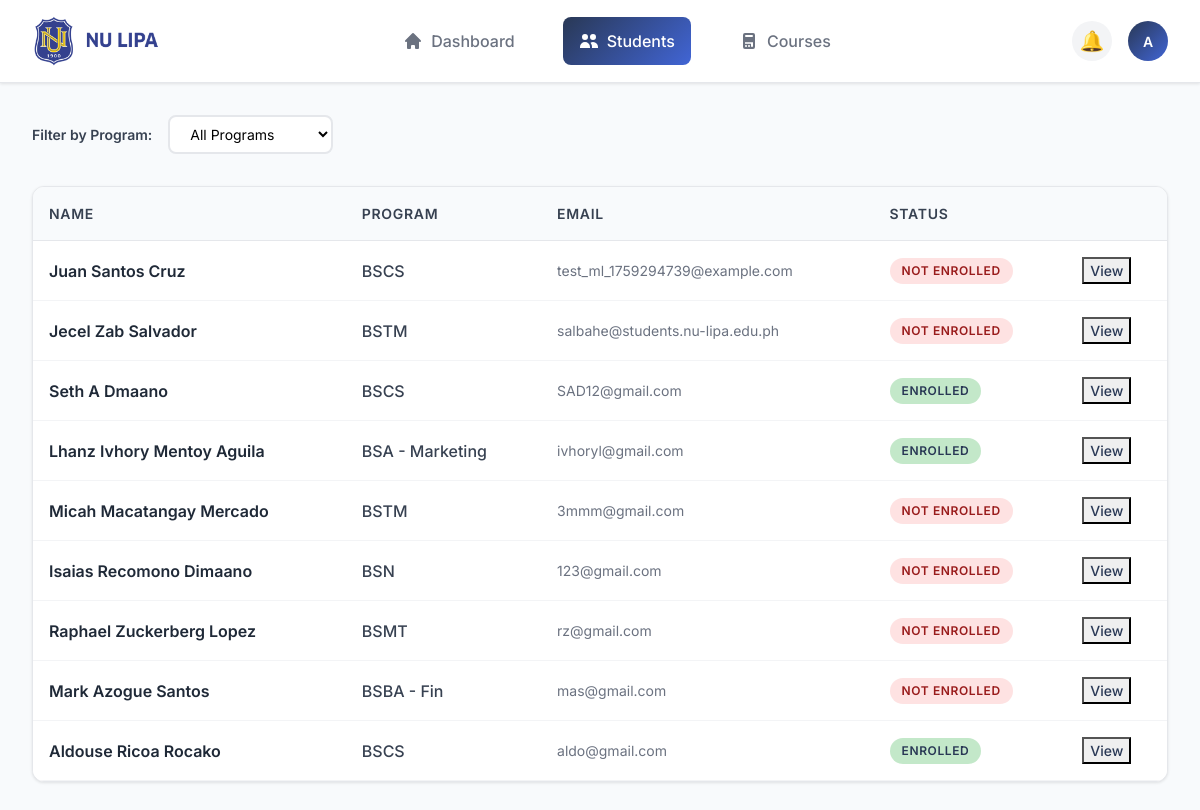
Screenshot of /admin.php (signed in) with the database file from the repository.
### tables this page shows
CREATE TABLE `users` (
  `id` int(11) NOT NULL,
  `email` varchar(255) NOT NULL,
  `password` varchar(255) NOT NULL,
  `role` enum('student','admin') DEFAULT 'student',
  `status` varchar(50) DEFAULT 'Not Enroll',
  `created_at` timestamp NOT NULL DEFAULT current_timestamp()
);

### admin.php (the view, shortened to what this page needs)
<?php
include 'connections.php';
$filter_program = $_GET['program'] ?? '';
$query = "SELECT users.id as user_id, users.email, users.status,
          COALESCE(user_info.firstname, '') as firstname,
          COALESCE(user_info.middlename, '') as middlename,
          COALESCE(user_info.lastname, '') as lastname,
          COALESCE(user_info.program, '') as program,
          COALESCE(user_info.mobile, '') as mobile,
          COALESCE(user_info.nationality, '') as nationality,
          COALESCE(user_info.sex, '') as sex,
          COALESCE(user_info.academic_year, '') as academic_year,
          COALESCE(user_info.academic_term, '') as academic_term,
          COALESCE(user_info.applying_for, '') as applying_for,
          COALESCE(user_info.strand, '') as strand,
          COALESCE(user_info.second_program, '') as second_program,
          COALESCE(user_info.family_income, '') as family_income,
          COALESCE(user_info.father_occupation, '') as father_occupation,
          COALESCE(user_info.mother_occupation, '') as mother_occupation,
          COALESCE(user_info.birthplace, '') as birthplace,
          COALESCE(user_info.city, '') as city,
          COALESCE(user_info.province, '') as province,
          COALESCE(user_info.current_address, '') as current_address
          FROM users
          LEFT JOIN user_info ON users.id=user_info.user_id
          WHERE users.role='student'";
if (!empty($filter_program)) {
    $stmt = $conn->prepare($query . " AND user_info.program=?");
    $stmt->bind_param("s", $filter_program);
    $stmt->execute();
    $result = $stmt->get_result();
    $stmt->close();
} else {
    $result = $conn->query($query);
}
?>
<!DOCTYPE html>
<html lang="en">
<head>
  <link href="https://cdn.jsdelivr.net/npm/bootstrap@5.3.0/dist/css/bootstrap.min.css" rel="stylesheet">
</head>
<body>
<header class="header-bar">
  <a href="index.php" class="logo">
    <img src="images/National University Lipa.png" alt="NU Lipa" class="logo-image" style="width: 130px; height: 50px;">
  </a>
  <nav class="nav-menu">
    <a href="enrollee.php" class="nav-item">
      <svg class="nav-icon" fill="currentColor" viewBox="0 0 20 20">
        <path d="M10.707 2.293a1 1 0 00-1.414 0l-7 7a1 1 0 001.414 1.414L4 10.414V17a1 1 0 001 1h2a1 1 0 001-1v-2a1 1 0 011-1h2a1 1 0 011 1v2a1 1 0 001 1h2a1 1 0 001-1v-6.586l.293.293a1 1 0 001.414-1.414l-7-7z"/>
      </svg>
      Dashboard
    </a>
    <a href="admin.php" class="nav-item active">
      <svg class="nav-icon" fill="currentColor" viewBox="0 0 20 20">
        <path d="M9 6a3 3 0 11-6 0 3 3 0 016 0zM17 6a3 3 0 11-6 0 3 3 0 016 0zM12.93 17c.046-.327.07-.66.07-1a6.97 6.97 0 00-1.5-4.33A5 5 0 0119 16v1h-6.07zM6 11a5 5 0 015 5v1H1v-1a5 5 0 015-5z"/>
      </svg>
      Students
    </a>
    <a href="courses.php" class="nav-item">
      Courses
    </a>
  </nav>
  <div class="header-actions">
    <button class="notification-btn">🔔</button>
    <div class="user-profile-dropdown">
      <div class="user-profile" onclick="toggleDropdown()">A</div>
    </div>
  </div>
</header>
<main class="main-content">
  <div class="filter-section">
    <span class="filter-label">Filter by Program:</span>
    <form method="GET" style="display: inline-block;">
      <select name="program" class="filter-select" onchange="this.form.submit()">
        <option value="">All Programs</option>
      </select>
    </form>
  </div>
  <div class="students-table">
    <table class="table">
      <thead>
        <tr>
          <th>NAME</th>
          <th>PROGRAM</th>
          <th>EMAIL</th>
          <th>STATUS</th>
          <th></th>
        </tr>
      </thead>
      <tbody>
        <?php while ($row = $result->fetch_assoc()): ?>
          <tr>
            <td>
              <div class="student-name">
                <?= htmlspecialchars($row['firstname'] . " " . $row['middlename'] . " " . $row['lastname']); ?>
              </div>
            </td>
            <td>
              <div class="student-program">
                <?= htmlspecialchars($row['program'] ?? 'N/A'); ?>
              </div>
            </td>
            <td>
              <div class="student-email">
                <?= htmlspecialchars($row['email']); ?>
              </div>
            </td>
            <td>
              <?php
                $status = $row['status'] ?? 'Not Enrolled';
                $statusClass = '';
                switch($status) {
                  case 'Enrolled':
                    $statusClass = 'status-active';
                    break;
                  case 'Not Enrolled':
                    $statusClass = 'status-inactive';
                    break;
                }
              ?>
              <span class="status-badge <?= $statusClass ?>">
                <?= htmlspecialchars($status); ?>
              </span>
            </td>
            <td>
              <button class="view-link" data-bs-toggle="modal" data-bs-target="#studentModal<?= $row['user_id']; ?>">
                View
              </button>
            </td>
          </tr>
        <?php endwhile; ?>
      </tbody>
    </table>
  </div>
</main>
</body>
</html>

### admin.php (style rules this page uses)
body { background: #f8fafc; font-family: 'Inter', -apple-system, BlinkMacSystemFont, 'Segoe UI', Roboto, sans-serif; color: #374151; margin: 0; padding: 0; }
.header-bar { background: #ffffff; border-bottom: 1px solid #e5e7eb; padding: 1rem 2rem; display: flex; align-items: center; justify-content: space-between; position: sticky; top: 0; z-index: 100; box-shadow: 0 1px 3px rgba(0,0,0,0.1); }
.logo { display: flex; align-items: center; gap: 0.75rem; font-size: 1.5rem; font-weight: 700; color: #1f2937; text-decoration: none; }
.nav-menu { display: flex; gap: 2rem; align-items: center; }
.nav-item { display: flex; align-items: center; gap: 0.5rem; padding: 0.75rem 1rem; border-radius: 8px; text-decoration: none; color: #6b7280; font-weight: 500; transition: all 0.2s ease; }
.nav-item.active { background: linear-gradient(135deg, #293855, #4165D5); color: white; }
.nav-icon { width: 20px; height: 20px; }
.header-actions { display: flex; align-items: center; gap: 1rem; }
.notification-btn { width: 40px; height: 40px; border-radius: 50%; background: #f3f4f6; border: none; display: flex; align-items: center; justify-content: center; color: #6b7280; font-size: 1.25rem; cursor: pointer; transition: all 0.2s ease; }
.user-profile-dropdown { position: relative; }
.user-profile { width: 40px; height: 40px; border-radius: 50%; background: linear-gradient(135deg, #293855, #4165D5); display: flex; align-items: center; justify-content: center; color: white; font-weight: 600; font-size: 0.875rem; cursor: pointer; transition: all 0.2s ease; }
.main-content { padding: 2rem; max-width: 1200px; margin: 0 auto; }
.filter-section { display: flex; align-items: center; gap: 1rem; margin-bottom: 2rem; }
.filter-label { font-size: 0.875rem; font-weight: 600; color: #374151; }
.filter-select { border: 2px solid #e5e7eb; border-radius: 8px; padding: 0.5rem 1rem; font-size: 0.875rem; background: white; transition: all 0.2s ease; }
.students-table { background: white; border-radius: 12px; box-shadow: 0 1px 3px rgba(0,0,0,0.1); border: 1px solid #e5e7eb; overflow: hidden; }
.table { margin: 0; border-collapse: collapse; }
.table thead th { background: #f8fafc; border-bottom: 1px solid #e5e7eb; padding: 1rem; font-weight: 600; font-size: 0.875rem; color: #374151; text-transform: uppercase; letter-spacing: 0.05em; }
.table tbody td { padding: 1rem; border-bottom: 1px solid #f3f4f6; vertical-align: middle; }
.student-name { font-weight: 600; color: #1f2937; }
.student-email { color: #6b7280; font-size: 0.875rem; }
.student-program { color: #374151; font-weight: 500; }
.status-badge { display: inline-flex; align-items: center; padding: 0.25rem 0.75rem; border-radius: 9999px; font-size: 0.75rem; font-weight: 600; text-transform: uppercase; letter-spacing: 0.05em; }
.status-active { background: #C3E8C9; color: #293855; }
.status-inactive { background: #fee2e2; color: #991b1b; }
.view-link { color: #293855; text-decoration: none; font-weight: 500; font-size: 0.875rem; transition: color 0.2s ease; }

### rows the page displays
users: lastname "Juan Santos Cruz", program "BSCS", email "test_ml_1759294739@example.com", status "NOT ENROLLED"
users: lastname "Jecel Zab Salvador", program "BSTM", email "salbahe@students.nu-lipa.edu.ph", status "NOT ENROLLED"
users: lastname "Seth A Dmaano", program "BSCS", email "SAD12@gmail.com", status "ENROLLED"
users: lastname "Lhanz Ivhory Mentoy Aguila", program "BSA - Marketing", email "ivhoryl@gmail.com", status "ENROLLED"
users: lastname "Micah Macatangay Mercado", program "BSTM", email "3mmm@gmail.com", status "NOT ENROLLED"
users: lastname "Isaias Recomono Dimaano", program "BSN", email "123@gmail.com", status "NOT ENROLLED"
users: lastname "Raphael Zuckerberg Lopez", program "BSMT", email "rz@gmail.com", status "NOT ENROLLED"
users: lastname "Mark Azogue Santos", program "BSBA - Fin", email "mas@gmail.com", status "NOT ENROLLED"
users: lastname "Aldouse Ricoa Rocako", program "BSCS", email "aldo@gmail.com", status "ENROLLED"
